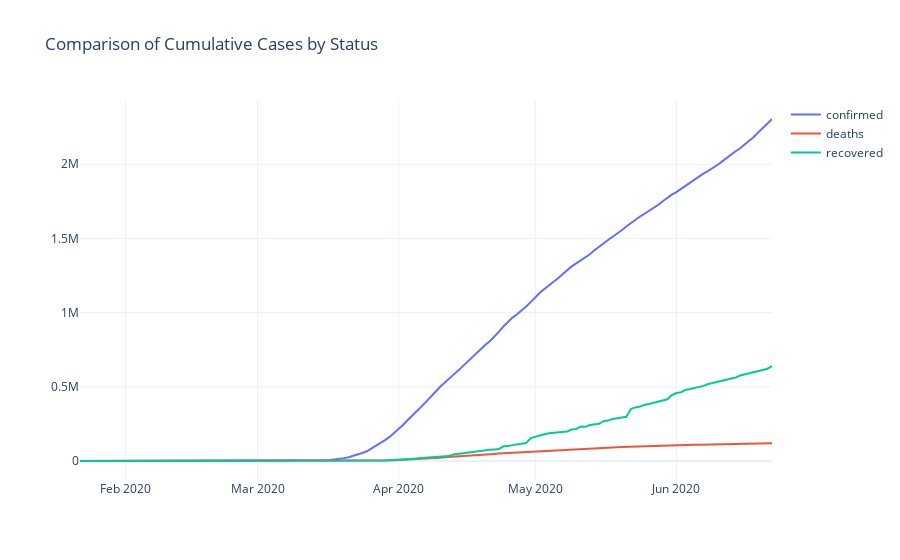

This figure's notebook cell:
### Markdown cell above
A convenience method here will be helpful to knock out visualizations by measure (e.g. stock -> cumulative cases).

### Code cell
def plot_measure(measure: str, ttl: str) -> None:
    """Please forgive the broken closure in the name of convenience!"""
    case_viz: CaseVisualizer = CaseVisualizer(
    measure, 
    us_stats["confirmed"], 
    us_stats["deaths"], 
    us_stats["recovered"], 
    confirmed_us.index
    )
    case_viz.load()
    case_viz.plot_measure_comparison(ttl)
    
plot_measure("stock", "Comparison of Cumulative Cases by Status")

### Figure 1 — Plotly figure (JSON) as saved in the notebook; plotly's stock layout.template omitted (floating-point values rounded to 4 significant figures; data arrays with more than 128 entries replaced by an {"elided": "..."} marker saying what was removed)
{"data": [{"mode": "lines", "name": "confirmed", "type": "scatter", "x": {"elided": "153 str values"}, "y": {"elided": "153 int values"}}, {"mode": "lines", "name": "deaths", "type": "scatter", "x": {"elided": "153 str values"}, "y": {"elided": "153 int values"}}, {"mode": "lines", "name": "recovered", "type": "scatter", "x": {"elided": "153 str values"}, "y": {"elided": "153 int values"}}], "layout": {"title": {"text": "Comparison of Cumulative Cases by Status"}}}
